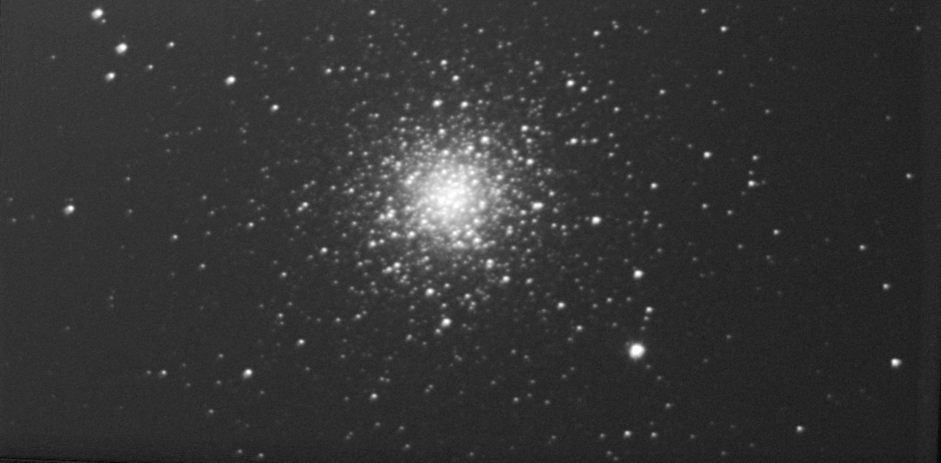
#> input picture m3.jpg, 1882 x 925 px (shown at 1/2 size)
$ python contrast.py m3.jpg
#> lines starting #> are read from the running program, lines starting #| are printed output that depends on the picture
### util.py
import numpy as np
import subprocess
import re
import os
import glob
import itertools

from PIL import Image
from skimage.filters import laplace, sobel
from coordinates import Coordinates
from image_stack import ImageStack
from influxdb import InfluxDBClient


def load_image(filename, dtype=np.int16):
#> called with filename = 'm3.jpg'
	pil_image = Image.open(filename)
#> pil_image is the input picture: PIL image 1882x925 RGB; min 0, max 255, mean 52.2
	yxc_image = np.asarray(pil_image, dtype=dtype)
	xyc_image = np.transpose(yxc_image, (1, 0, 2))
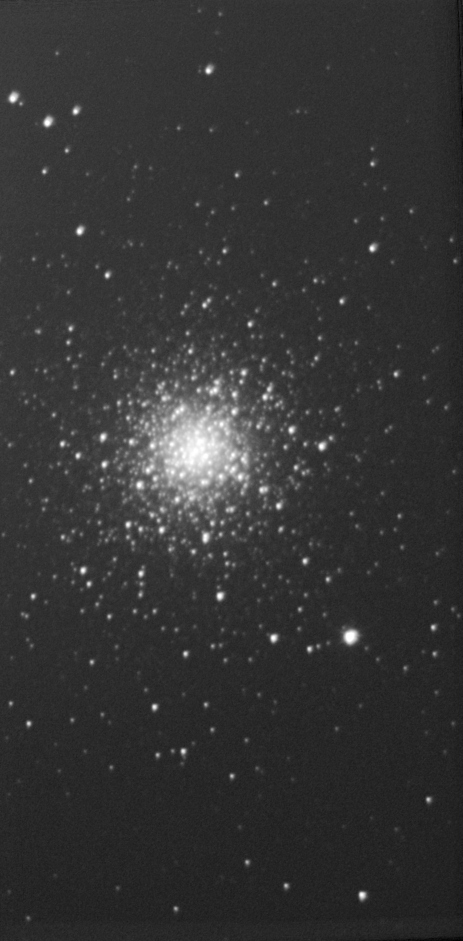
#> xyc_image: shape (1882, 925, 3) int16 (shown at 1/2 size); min 0, max 255, mean 52.2
	return xyc_image


# [15 lines left out: functions load_image_greyscale, create_average_frame, not called in this run]


def save_image(image, filename):
	if image.shape[2] == 1:
		save_image_greyscale(image[:,:,0], filename)
		return

	yxc_image = np.transpose(image, (1, 0, 2))
	yxc_image = yxc_image.astype(np.int8)
	pil_image = Image.fromarray(yxc_image, mode='RGB')
	pil_image.save(filename)


# [42 lines left out: functions save_image_greyscale, save_composition, save_animation, get_sharpness_aog, not called in this run]

def get_sharpness_vol(frame):
	# variance of laplacian on a downscaled image
	return laplace(frame).var()

def get_sharpness_sobel(frame):
	# variance of sobel
	return sobel(frame).var()

# [53 lines left out: functions locate_image, query_offsets, pairwise, not called in this run]

### contrast.py
import sys
import numpy as np

from PIL import Image
from util import load_image, save_image


def maximize_contrast(image):
	min_value = np.amin(image)
#> min_value = 0
	return image - min_value


if __name__ == '__main__':
	if len(sys.argv) != 2:
		print(f'Usage: {sys.argv[0]} <filename>')
		sys.exit(1)

	filename = sys.argv[1]
	image = load_image(filename)

	image = maximize_contrast(image)
	save_image(image, 'out.png')
